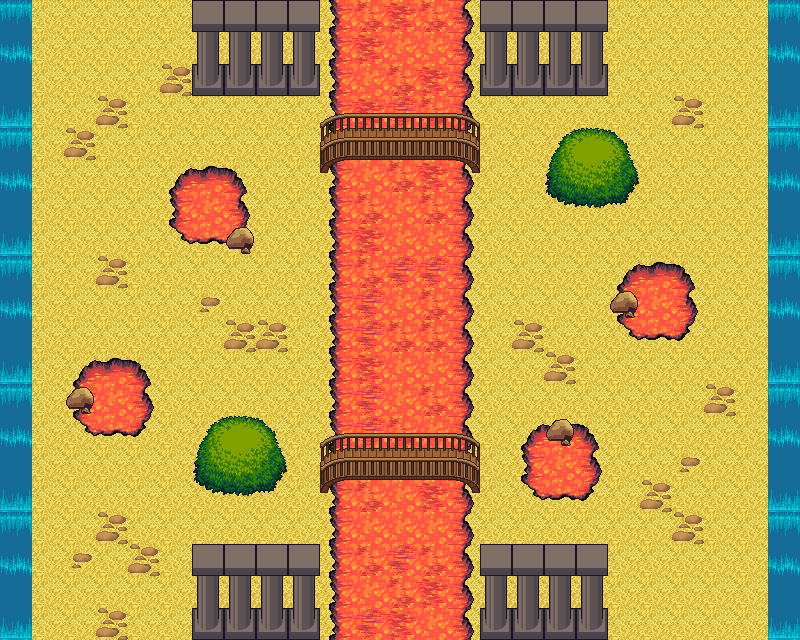

Rendered tile map (Tiled .tmx) drawn with the repository's tilesets; below, a short description and the map source with its tile grids summarised:
An orthogonal 25x20 tile map with 32x32 px tiles, 7 tile layers (background_2, background_1, hole, grass, ...) and 17 objects (7x lava, 4x Pillar, 4x edge, 2x grass).

<map version="1.2" tiledversion="1.2.3" orientation="orthogonal" renderorder="right-down" width="25" height="20" tilewidth="32" tileheight="32" infinite="0" nextlayerid="15" nextobjectid="27">
 <tileset firstgid="1" source="terrain_atlas.tsx" />
 <layer id="14" name="background_2" width="25" height="20">
  <data>[500 cells, 56 non-empty, 1 distinct tile ids]</data>
 </layer>
 <layer id="1" name="background_1" width="25" height="20">
  <data>[500 cells, 500 non-empty, 10 distinct tile ids]</data>
 </layer>
 <layer id="5" name="hole" width="25" height="20">
  <data>[500 cells, 36 non-empty, 9 distinct tile ids]</data>
 </layer>
 <layer id="6" name="grass" width="25" height="20">
  <data>[500 cells, 18 non-empty, 9 distinct tile ids]</data>
 </layer>
 <layer id="8" name="water" width="25" height="20">
  <data>[500 cells, 40 non-empty, 4 distinct tile ids]</data>
 </layer>
 <layer id="9" name="stone" width="25" height="20">
  <data>[500 cells, 23 non-empty, 4 distinct tile ids]</data>
 </layer>
 <layer id="13" name="bridge" width="25" height="20">
  <data>[500 cells, 24 non-empty, 8 distinct tile ids]</data>
 </layer>
 <objectgroup id="10" name="obstacle">
  <object id="2" name="Pillar" x="193" y="0" width="126.565" height="96" />
  <object id="5" name="Pillar" x="482" y="0" width="126" height="95.875" />
  <object id="6" name="Pillar" x="192" y="542" width="126" height="97" />
  <object id="7" name="Pillar" x="481" y="542" width="127" height="99" />
  <object id="13" name="grass" x="543" y="141" width="97" height="52" />
  <object id="15" name="grass" x="183" y="415" width="82" height="78" />
 </objectgroup>
 <objectgroup id="11" name="kill">
  <object id="16" name="lava" x="337.08" y="0.0356798" width="127.98" height="112.666" />
  <object id="17" name="lava" x="337.381" y="162" width="124.231" height="261.942" />
  <object id="18" name="lava" x="337.45" y="482.433" width="124.63" height="157.526" />
  <object id="19" name="lava" x="173" y="172" width="67" height="65" />
  <object id="20" name="lava" x="80" y="363" width="64" height="65" />
  <object id="21" name="lava" x="622" y="263" width="68" height="72" />
  <object id="22" name="lava" x="529" y="430" width="62" height="63" />
  <object id="23" name="edge" x="337.45" y="474.263" width="124.63" height="8.12122" />
  <object id="24" name="edge" x="337.453" y="424.006" width="124.625" height="1.99351" />
  <object id="25" name="edge" x="337.075" y="112.742" width="127.98" height="14.9702" />
  <object id="26" name="edge" x="337.38" y="154.644" width="124.23" height="7.35575" />
 </objectgroup>
</map>